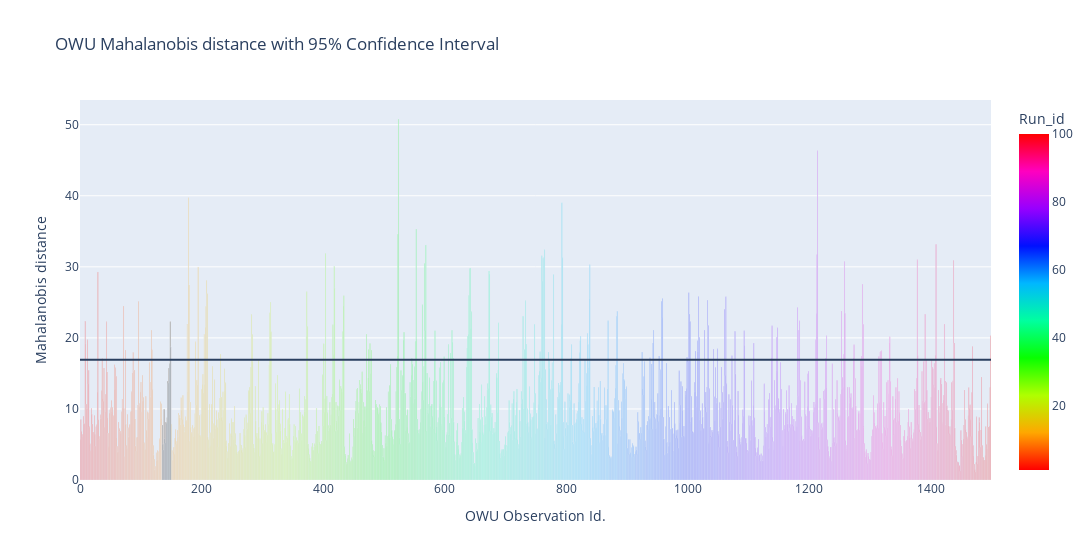

This figure's notebook cell:
### Code cell
plot_mahalanobis_distance_owu(owu, highlight_run=10, width=1400)

### Figure 1 — Plotly figure (JSON) as saved in the notebook; plotly's stock layout.template omitted (floating-point values rounded to 4 significant figures; data arrays with more than 128 entries replaced by an {"elided": "..."} marker saying what was removed)
{"data": [{"alignmentgroup": "True", "hovertemplate": "OWU Observation Id.=%{x}<br>Mahalanobis distance=%{y}<br>Run_id=%{marker.color}<extra></extra>", "legendgroup": "", "marker": {"color": {"elided": "1500 int values"}, "coloraxis": "coloraxis", "pattern": {"shape": ""}}, "name": "", "offsetgroup": "", "orientation": "v", "showlegend": false, "textposition": "auto", "type": "bar", "x": {"elided": "1500 int values"}, "xaxis": "x", "y": {"elided": "1500 float values"}, "yaxis": "y"}, {"marker": {"color": "black"}, "type": "bar", "x": [135, 136, 137, 138, 139, 140, 141, 142, 143, 144, 145, 146, 147, 148, 149], "y": [7.73, 5.04, 4.229, 9.966, 5.755, 5.164, 8.131, 7.948, 8.754, 13.89, 13.61, 15.76, 16.36, 22.28, 18.71]}], "layout": {"barmode": "overlay", "coloraxis": {"colorbar": {"title": {"text": "Run_id"}}, "colorscale": [[0, "#ff0000"], [0.1111, "#ffa700"], [0.2222, "#afff00"], [0.3333, "#08ff00"], [0.4444, "#00ff9f"], [0.5556, "#00b7ff"], [0.6667, "#0010ff"], [0.7778, "#9700ff"], [0.8889, "#ff00bf"], [1, "#ff0000"]], "showscale": true}, "legend": {"tracegroupgap": 0}, "shapes": [{"type": "line", "x0": 0, "x1": 1, "xref": "x domain", "y0": 16.92, "y1": 16.92, "yref": "y"}], "showlegend": false, "title": {"text": "OWU Mahalanobis distance with 95% Confidence Interval"}, "width": 1400, "xaxis": {"anchor": "y", "domain": [0, 1], "title": {"text": "OWU Observation Id."}}, "yaxis": {"anchor": "x", "domain": [0, 1], "title": {"text": "Mahalanobis distance"}}}}
